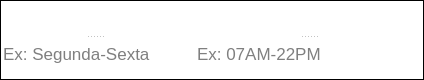
            <widget class="QFrame" name="frame_6">
             <property name="minimumSize">
              <size>
               <width>0</width>
               <height>70</height>
              </size>
             </property>
             <property name="maximumSize">
              <size>
               <width>16777215</width>
               <height>80</height>
              </size>
             </property>
             <property name="styleSheet">
              <string notr="true">background-color: qlineargradient(spread:pad, x1:0.574, y1:1, x2:0.557, y2:0, stop:0 rgba(26, 0, 189, 0), stop:1 rgba(53, 0, 151, 0));</string>
             </property>
             <property name="frameShape">
              <enum>QFrame::StyledPanel</enum>
             </property>
             <property name="frameShadow">
              <enum>QFrame::Raised</enum>
             </property>
             <layout class="QHBoxLayout" name="horizontalLayout_9">
              <property name="leftMargin">
               <number>0</number>
              </property>
              <property name="topMargin">
               <number>0</number>
              </property>
              <property name="rightMargin">
               <number>0</number>
              </property>
              <property name="bottomMargin">
               <number>0</number>
              </property>
              <item>
               <widget class="QSplitter" name="splitter_8">
                <property name="orientation">
                 <enum>Qt::Vertical</enum>
                </property>
                <widget class="QLabel" name="label_10">
                 <property name="minimumSize">
                  <size>
                   <width>0</width>
                   <height>25</height>
                  </size>
                 </property>
                 <property name="maximumSize">
                  <size>
                   <width>16777215</width>
                   <height>25</height>
                  </size>
                 </property>
                 <property name="font">
                  <font>
                   <family>Agency FB</family>
                   <pointsize>15</pointsize>
                   <weight>75</weight>
                   <bold>true</bold>
                  </font>
                 </property>
                 <property name="styleSheet">
                  <string notr="true">color: rgb(255, 255, 255);
background-color: qlineargradient(spread:pad, x1:0.574, y1:1, x2:0.557, y2:0, stop:0 rgba(26, 0, 189, 0), stop:1 rgba(53, 0, 151, 0));</string>
                 </property>
                 <property name="text">
                  <string>DIAS DISPONÍVEIS:</string>
                 </property>
                </widget>
                <widget class="QLineEdit" name="txtDias">
                 <property name="minimumSize">
                  <size>
                   <width>0</width>
                   <height>30</height>
                  </size>
                 </property>
                 <property name="maximumSize">
                  <size>
                   <width>16777215</width>
                   <height>30</height>
                  </size>
                 </property>
                 <property name="font">
                  <font>
                   <family>Nirmala UI</family>
                   <pointsize>13</pointsize>
                  </font>
                 </property>
                 <property name="styleSheet">
                  <string notr="true">background-color: rgb(255, 255, 255);border-radius:2px;</string>
                 </property>
                 <property name="text">
                  <string/>
                 </property>
                 <property name="maxLength">
                  <number>25</number>
                 </property>
                 <property name="echoMode">
                  <enum>QLineEdit::Normal</enum>
                 </property>
                 <property name="placeholderText">
                  <string>Ex: Segunda-Sexta</string>
                 </property>
                 <property name="clearButtonEnabled">
                  <bool>true</bool>
                 </property>
                </widget>
               </widget>
              </item>
              <item>
               <widget class="QSplitter" name="splitter_9">
                <property name="orientation">
                 <enum>Qt::Vertical</enum>
                </property>
                <widget class="QLabel" name="label_11">
                 <property name="minimumSize">
                  <size>
                   <width>0</width>
                   <height>25</height>
                  </size>
                 </property>
                 <property name="maximumSize">
                  <size>
                   <width>16777215</width>
                   <height>25</height>
                  </size>
                 </property>
                 <property name="font">
                  <font>
                   <family>Agency FB</family>
                   <pointsize>15</pointsize>
                   <weight>75</weight>
                   <bold>true</bold>
                  </font>
                 </property>
                 <property name="styleSheet">
                  <string notr="true">color: rgb(255, 255, 255);
background-color: qlineargradient(spread:pad, x1:0.574, y1:1, x2:0.557, y2:0, stop:0 rgba(26, 0, 189, 0), stop:1 rgba(53, 0, 151, 0));</string>
                 </property>
                 <property name="text">
                  <string>HORÁRIO DISPONÍVEL:</string>
                 </property>
                </widget>
                <widget class="QLineEdit" name="txtHora">
                 <property name="minimumSize">
                  <size>
                   <width>0</width>
                   <height>30</height>
                  </size>
                 </property>
                 <property name="maximumSize">
                  <size>
                   <width>16777215</width>
                   <height>30</height>
                  </size>
                 </property>
                 <property name="font">
                  <font>
                   <family>Nirmala UI</family>
                   <pointsize>13</pointsize>
                  </font>
                 </property>
                 <property name="styleSheet">
                  <string notr="true">background-color: rgb(255, 255, 255);border-radius:2px;</string>
                 </property>
                 <property name="text">
                  <string/>
                 </property>
                 <property name="maxLength">
                  <number>10</number>
                 </property>
                 <property name="echoMode">
                  <enum>QLineEdit::Normal</enum>
                 </property>
                 <property name="placeholderText">
                  <string>Ex: 07AM-22PM</string>
                 </property>
                 <property name="clearButtonEnabled">
                  <bool>true</bool>
                 </property>
                </widget>
               </widget>
              </item>
             </layout>
            </widget>
